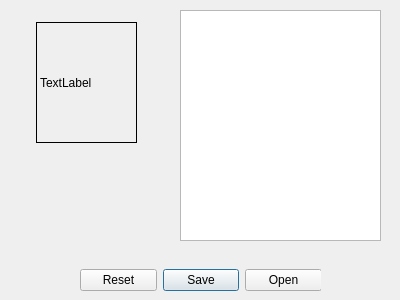
<?xml version="1.0" encoding="UTF-8"?>
<ui version="4.0">
 <class>Rybakova_Popkova</class>
 <widget class="QWidget" name="Rybakova_Popkova">
  <property name="geometry">
   <rect>
    <x>0</x>
    <y>0</y>
    <width>400</width>
    <height>300</height>
   </rect>
  </property>
  <property name="windowTitle">
   <string>Form</string>
  </property>
  <widget class="QLabel" name="label">
   <property name="geometry">
    <rect>
     <x>36</x>
     <y>22</y>
     <width>101</width>
     <height>121</height>
    </rect>
   </property>
   <property name="frameShape">
    <enum>QFrame::Panel</enum>
   </property>
   <property name="text">
    <string>TextLabel</string>
   </property>
   <property name="scaledContents">
    <bool>true</bool>
   </property>
  </widget>
  <widget class="QTextEdit" name="textEdit">
   <property name="geometry">
    <rect>
     <x>180</x>
     <y>10</y>
     <width>201</width>
     <height>231</height>
    </rect>
   </property>
  </widget>
  <widget class="QDialogButtonBox" name="buttonBox">
   <property name="geometry">
    <rect>
     <x>80</x>
     <y>260</y>
     <width>241</width>
     <height>41</height>
    </rect>
   </property>
   <property name="standardButtons">
    <set>QDialogButtonBox::Open|QDialogButtonBox::Reset|QDialogButtonBox::Save</set>
   </property>
  </widget>
 </widget>
 <resources/>
 <connections/>
</ui>
